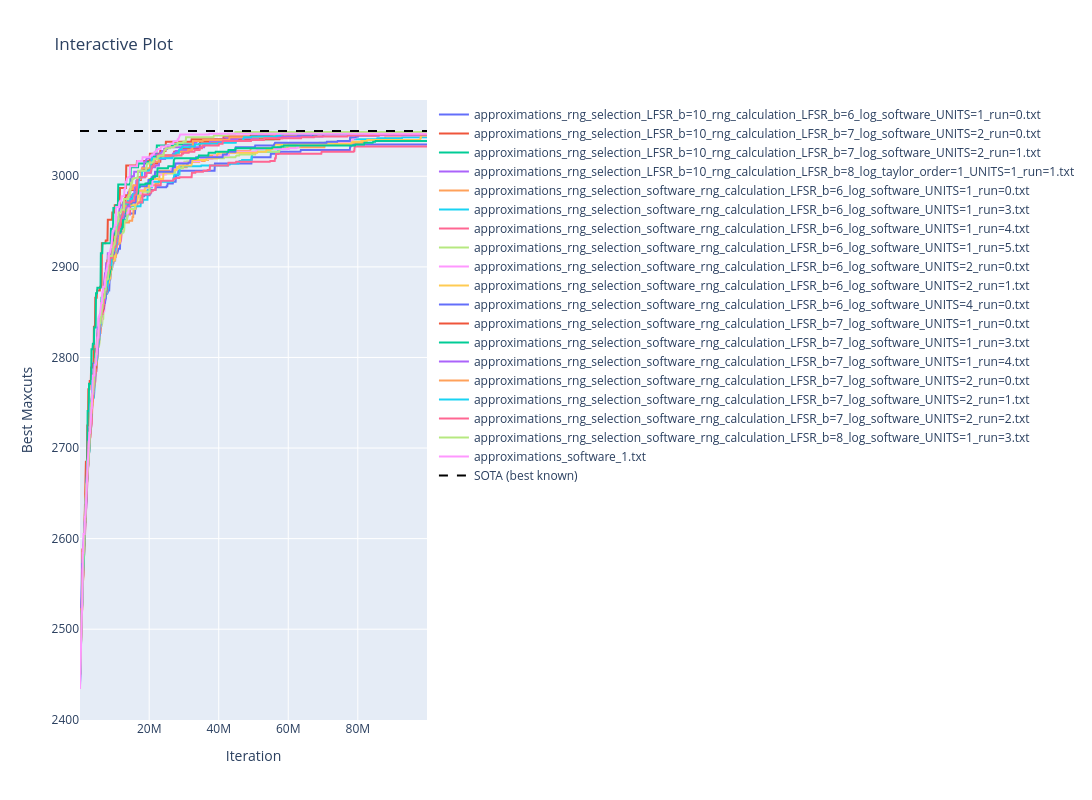

The notebook cell this image was saved under:
### Code cell
plot_group(prefixes="approximations")

### Figure 1 — Plotly figure (JSON) as saved in the notebook; plotly's stock layout.template omitted (floating-point values rounded to 4 significant figures; data arrays with more than 128 entries replaced by an {"elided": "..."} marker saying what was removed)
{"data": [{"mode": "lines", "name": "approximations_rng_selection_LFSR_b=10_rng_calculation_LFSR_b=6_log_software_UNITS=1_run=0.txt", "type": "scatter", "x": {"elided": "999 int values"}, "y": {"elided": "999 int values"}}, {"mode": "lines", "name": "approximations_rng_selection_LFSR_b=10_rng_calculation_LFSR_b=7_log_software_UNITS=2_run=0.txt", "type": "scatter", "x": {"elided": "999 int values"}, "y": {"elided": "999 int values"}}, {"mode": "lines", "name": "approximations_rng_selection_LFSR_b=10_rng_calculation_LFSR_b=7_log_software_UNITS=2_run=1.txt", "type": "scatter", "x": {"elided": "999 int values"}, "y": {"elided": "999 int values"}}, {"mode": "lines", "name": "approximations_rng_selection_LFSR_b=10_rng_calculation_LFSR_b=8_log_taylor_order=1_UNITS=1_run=1.txt", "type": "scatter", "x": {"elided": "999 int values"}, "y": {"elided": "999 int values"}}, {"mode": "lines", "name": "approximations_rng_selection_software_rng_calculation_LFSR_b=6_log_software_UNITS=1_run=0.txt", "type": "scatter", "x": {"elided": "999 int values"}, "y": {"elided": "999 int values"}}, {"mode": "lines", "name": "approximations_rng_selection_software_rng_calculation_LFSR_b=6_log_software_UNITS=1_run=3.txt", "type": "scatter", "x": {"elided": "999 int values"}, "y": {"elided": "999 int values"}}, {"mode": "lines", "name": "approximations_rng_selection_software_rng_calculation_LFSR_b=6_log_software_UNITS=1_run=4.txt", "type": "scatter", "x": {"elided": "999 int values"}, "y": {"elided": "999 int values"}}, {"mode": "lines", "name": "approximations_rng_selection_software_rng_calculation_LFSR_b=6_log_software_UNITS=1_run=5.txt", "type": "scatter", "x": {"elided": "999 int values"}, "y": {"elided": "999 int values"}}, {"mode": "lines", "name": "approximations_rng_selection_software_rng_calculation_LFSR_b=6_log_software_UNITS=2_run=0.txt", "type": "scatter", "x": {"elided": "999 int values"}, "y": {"elided": "999 int values"}}, {"mode": "lines", "name": "approximations_rng_selection_software_rng_calculation_LFSR_b=6_log_software_UNITS=2_run=1.txt", "type": "scatter", "x": {"elided": "999 int values"}, "y": {"elided": "999 int values"}}, {"mode": "lines", "name": "approximations_rng_selection_software_rng_calculation_LFSR_b=6_log_software_UNITS=4_run=0.txt", "type": "scatter", "x": {"elided": "999 int values"}, "y": {"elided": "999 int values"}}, {"mode": "lines", "name": "approximations_rng_selection_software_rng_calculation_LFSR_b=7_log_software_UNITS=1_run=0.txt", "type": "scatter", "x": {"elided": "999 int values"}, "y": {"elided": "999 int values"}}, {"mode": "lines", "name": "approximations_rng_selection_software_rng_calculation_LFSR_b=7_log_software_UNITS=1_run=3.txt", "type": "scatter", "x": {"elided": "999 int values"}, "y": {"elided": "999 int values"}}, {"mode": "lines", "name": "approximations_rng_selection_software_rng_calculation_LFSR_b=7_log_software_UNITS=1_run=4.txt", "type": "scatter", "x": {"elided": "999 int values"}, "y": {"elided": "999 int values"}}, {"mode": "lines", "name": "approximations_rng_selection_software_rng_calculation_LFSR_b=7_log_software_UNITS=2_run=0.txt", "type": "scatter", "x": {"elided": "999 int values"}, "y": {"elided": "999 int values"}}, {"mode": "lines", "name": "approximations_rng_selection_software_rng_calculation_LFSR_b=7_log_software_UNITS=2_run=1.txt", "type": "scatter", "x": {"elided": "999 int values"}, "y": {"elided": "999 int values"}}, {"mode": "lines", "name": "approximations_rng_selection_software_rng_calculation_LFSR_b=7_log_software_UNITS=2_run=2.txt", "type": "scatter", "x": {"elided": "999 int values"}, "y": {"elided": "999 int values"}}, {"mode": "lines", "name": "approximations_rng_selection_software_rng_calculation_LFSR_b=8_log_software_UNITS=1_run=3.txt", "type": "scatter", "x": {"elided": "999 int values"}, "y": {"elided": "999 int values"}}, {"mode": "lines", "name": "approximations_software_1.txt", "type": "scatter", "x": {"elided": "999 int values"}, "y": {"elided": "999 int values"}}, {"line": {"color": "black", "dash": "dash"}, "mode": "lines", "name": "SOTA (best known)", "type": "scatter", "x": [100000, 99900000], "y": [3050, 3050]}], "layout": {"height": 800, "title": {"text": "Interactive Plot"}, "width": 1600, "xaxis": {"anchor": "y", "domain": [0, 1], "title": {"text": "Iteration"}}, "yaxis": {"anchor": "x", "domain": [0, 1], "title": {"text": "Best Maxcuts"}}}}
